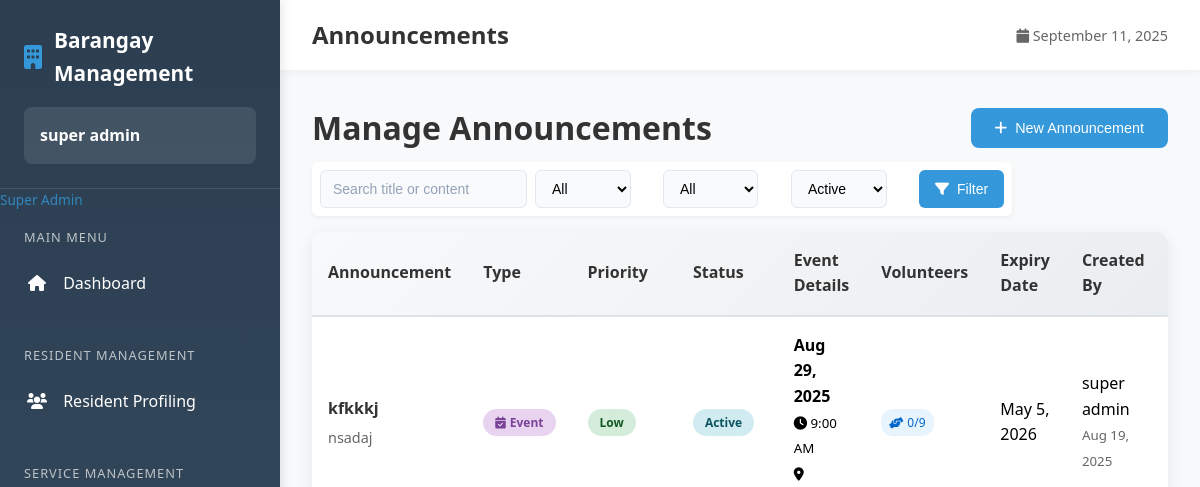
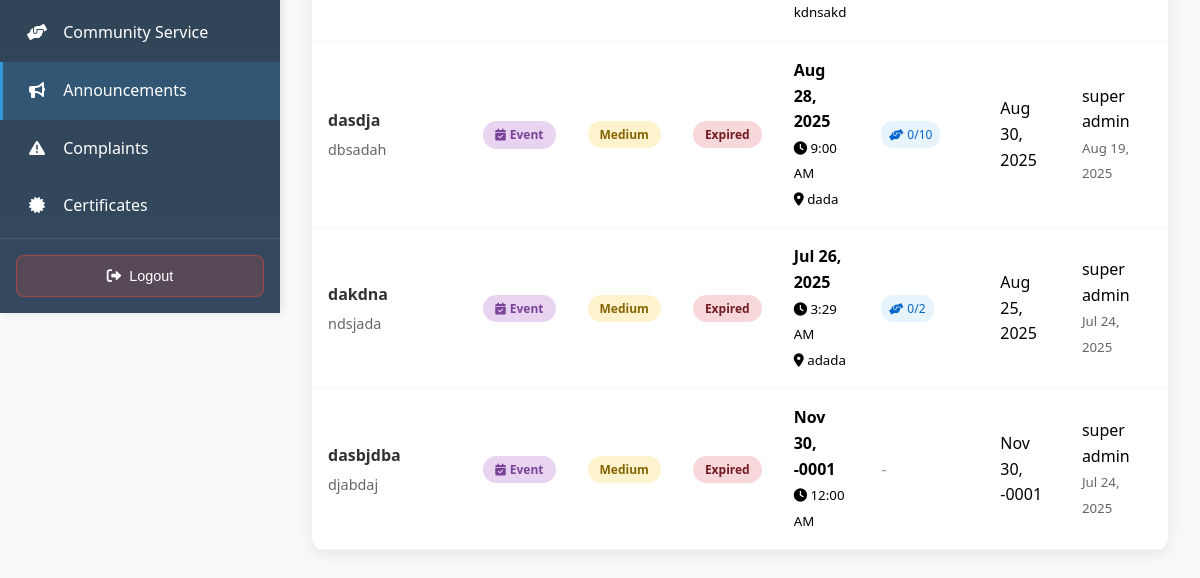
The page /employee/admin/announcements.php (signed in) on the database as committed earlier (2 pictures, top to bottom).
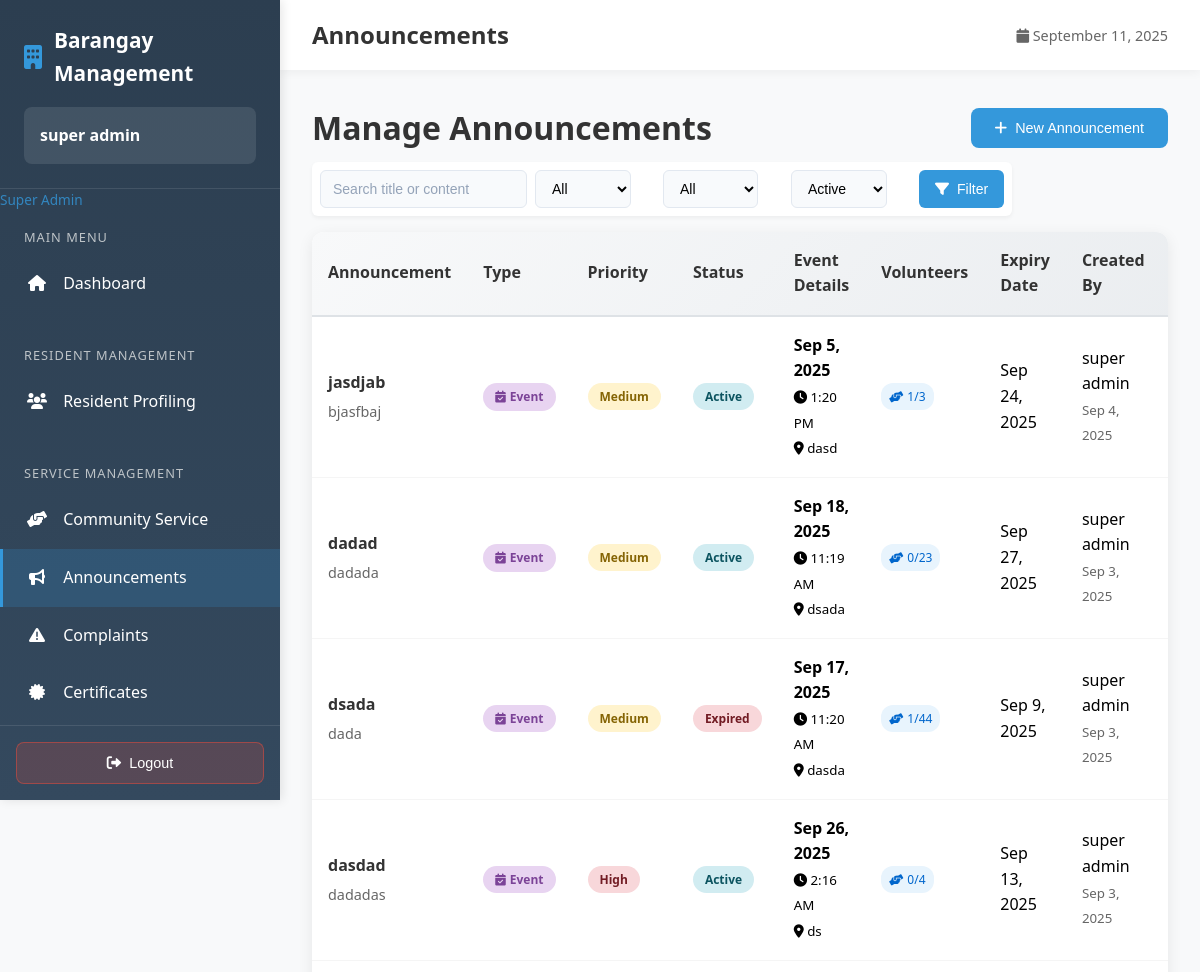
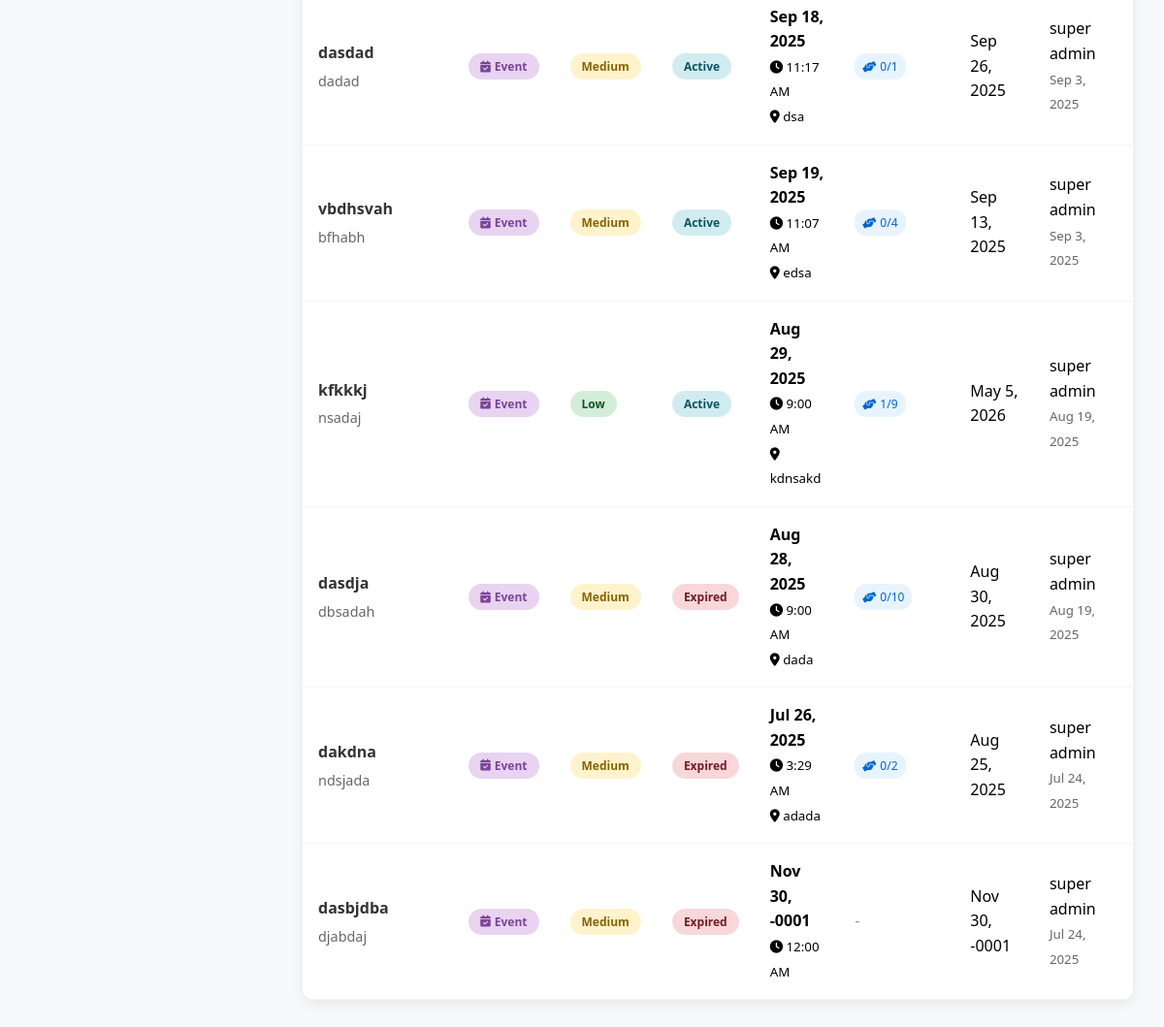
The same page on the database as committed later (2 pictures, top to bottom).
### tables this page shows
CREATE TABLE `announcements` (
  `id` int(11) NOT NULL,
  `title` varchar(255) NOT NULL,
  `content` text NOT NULL,
  `priority` enum('low','medium','high') NOT NULL DEFAULT 'low',
  `announcement_type` varchar(20) DEFAULT 'general',
  `status` enum('active','inactive','expired') NOT NULL DEFAULT 'active',
  `event_date` date DEFAULT NULL,
  `event_time` time DEFAULT NULL,
  `location` varchar(500) DEFAULT NULL,
  `expiry_date` date DEFAULT NULL,
  `needs_volunteers` tinyint(1) DEFAULT 0,
  `max_volunteers` int(11) DEFAULT NULL,
  `created_by` int(11) NOT NULL,
  `created_at` timestamp NOT NULL DEFAULT current_timestamp(),
  `updated_at` timestamp NOT NULL DEFAULT current_timestamp() ON UPDATE current_timestamp()
);

CREATE TABLE `users` (
  `id` int(11) NOT NULL,
  `full_name` varchar(255) NOT NULL,
  `email` varchar(255) NOT NULL,
  `password` varchar(255) NOT NULL,
  `role` enum('captain','secretary','super_admin','treasurer') NOT NULL,
  `status` enum('active','inactive') DEFAULT 'active',
  `created_at` timestamp NOT NULL DEFAULT current_timestamp(),
  `last_login` timestamp NULL DEFAULT NULL,
  `updated_at` timestamp NOT NULL DEFAULT current_timestamp() ON UPDATE current_timestamp()
);

### employee/admin/announcements.php (the view, shortened to what the changed rows need)
<?php
require_once '../../config.php';
$per_page = 10;
$page = isset($_GET['page']) ? max(1, intval($_GET['page'])) : 1;
$count_query = "SELECT COUNT(*) as total FROM announcements a WHERE 1=1";
$count_result = mysqli_query($connection, $count_query);
$total_events = (int)mysqli_fetch_assoc($count_result)['total'];
$total_pages = max(1, (int)ceil($total_events / $per_page));
$page = min(max(1, $page), $total_pages);
$offset = ($page - 1) * $per_page;
$query = "SELECT a.*, u.full_name as created_by_name,
          (SELECT COUNT(*) FROM community_volunteers WHERE announcement_id = a.id AND status = 'approved') as volunteer_count
          FROM announcements a
          LEFT JOIN users u ON a.created_by = u.id
          WHERE 1=1";
$query .= " ORDER BY a.created_at DESC";
$query .= " LIMIT $per_page OFFSET $offset";
$announcements = mysqli_query($connection, $query);
?>
<!DOCTYPE html>
<html lang="en">
<head>
    <link href="https://cdnjs.cloudflare.com/ajax/libs/font-awesome/6.0.0/css/all.min.css" rel="stylesheet">
    <link href="https://cdn.jsdelivr.net/npm/sweetalert2@11.7.32/dist/sweetalert2.min.css" rel="stylesheet">
</head>
<body>
    <div class="main-content">
        <div class="top-bar">
            <h1 class="page-title">Announcements</h1>
        </div>
        <div class="content-area">
            <div class="action-header">
                <h1 class="action-title">Manage Announcements</h1>
            </div>
            <div class="table-container">
                <?php if (mysqli_num_rows($announcements) > 0): ?>
                    <table class="table">
                        <thead>
                            <tr>
                                <th>Announcement</th>
                                <th>Type</th>
                                <th>Priority</th>
                                <th>Status</th>
                                <th>Event Details</th>
                                <th>Volunteers</th>
                                <th>Expiry Date</th>
                                <th>Created By</th>
                                <th>Actions</th>
                            </tr>
                        </thead>
                        <tbody>
                            <?php while ($announcement = mysqli_fetch_assoc($announcements)): ?>
                                <?php
                                    if ($announcement['expiry_date'] && strtotime($announcement['expiry_date']) < time() && $announcement['status'] !== 'expired') {
                                        $announcement['status'] = 'expired';
                                    }
                                ?>
                                <tr>
                                    <td>
                                        <div class="announcement-title"><?php echo htmlspecialchars($announcement['title']); ?></div>
                                        <div class="announcement-content"><?php echo htmlspecialchars($announcement['content']); ?></div>
                                    </td>
                                    <td>
                                        <?php
                                            $type = $announcement['announcement_type'] ?? 'general';
                                            $icon = '';
                                            switch($type) {
                                                case 'event':
                                                    $icon = 'fa-calendar-check';
                                                    break;
                                            }
                                        ?>
                                        <span class="type-badge type-<?php echo $type; ?>">
                                            <i class="fas <?php echo $icon; ?>"></i>
                                            <?php echo ucfirst($type); ?>
                                        </span>
                                    </td>
                                    <td>
                                        <span class="priority-badge priority-<?php echo $announcement['priority']; ?>">
                                            <?php echo ucfirst($announcement['priority']); ?>
                                        </span>
                                    </td>
                                    <td>
                                        <span class="status-badge status-<?php echo $announcement['status']; ?>">
                                            <?php echo ucfirst($announcement['status']); ?>
                                        </span>
                                    </td>
                                    <td>
                                        <?php if ($announcement['event_date']): ?>
                                            <strong><?php echo date('M j, Y', strtotime($announcement['event_date'])); ?></strong>
                                            <?php if ($announcement['event_time']): ?>
                                                <br><small><i class="fas fa-clock"></i> <?php echo date('g:i A', strtotime($announcement['event_time'])); ?></small>
                                            <?php endif; ?>
                                            <?php if ($announcement['location']): ?>
                                                <br><small><i class="fas fa-map-marker-alt"></i> <?php echo htmlspecialchars($announcement['location']); ?></small>
                                            <?php endif; ?>
                                        <?php else: ?>
                                            <span style="color: #999;">No event details</span>
                                        <?php endif; ?>
                                    </td>
                                    <td>
                                        <?php if ($announcement['needs_volunteers']): ?>
                                            <div class="volunteer-info-badge">
                                                <i class="fas fa-hands-helping"></i>
                                                <?php echo $announcement['volunteer_count']; ?>/<?php echo $announcement['max_volunteers'] ?: '∞'; ?>
                                            </div>
                                        <?php else: ?>
                                            <span style="color: #999;">-</span>
                                        <?php endif; ?>
                                    </td>
                                    <td>
                                        <?php echo $announcement['expiry_date'] ? date('M j, Y', strtotime($announcement['expiry_date'])) : 'No expiry'; ?>
                                    </td>
                                    <td>
                                        <?php echo htmlspecialchars($announcement['created_by_name'] ?? 'Unknown'); ?>
                                        <br>
                                        <small style="color: #666;"><?php echo date('M j, Y', strtotime($announcement['created_at'])); ?></small>
                                    </td>
                                    <td>
                                    </td>
                                </tr>
                            <?php endwhile; ?>
                        </tbody>
                    </table>
                <?php endif; ?>
            </div>
        </div>
    </div>
</body>
</html>

Rows that differ between the two databases and show on the page:
added announcements: title "jasdjab", content "bjasfbaj", announcement_type "Event", priority "Medium", status "Active", event_date "Sep 5, 2025", event_time "1:20 PM", location "dasd", volunteer_count "1", max_volunteers "3", expiry_date "Sep 24, 2025", users.full_name "super admin", created_at "Sep 4, 2025"
added announcements: title "dadad", content "dadada", announcement_type "Event", priority "Medium", status "Active", event_date "Sep 18, 2025", event_time "11:19 AM", location "dsada", volunteer_count "0", max_volunteers "23", expiry_date "Sep 27, 2025", users.full_name "super admin", created_at "Sep 3, 2025"
added announcements: title "dsada", content "dada", announcement_type "Event", priority "Medium", status "Expired", event_date "Sep 17, 2025", event_time "11:20 AM", location "dasda", volunteer_count "1", max_volunteers "44", expiry_date "Sep 9, 2025", users.full_name "super admin", created_at "Sep 3, 2025"
added announcements: title "dasdad", content "dadadas", announcement_type "Event", priority "High", status "Active", event_date "Sep 26, 2025", event_time "2:16 AM", location "ds", volunteer_count "0", max_volunteers "4", expiry_date "Sep 13, 2025", users.full_name "super admin", created_at "Sep 3, 2025"
added announcements: title "dasdad", content "dadad", announcement_type "Event", priority "Medium", status "Active", event_date "Sep 18, 2025", event_time "11:17 AM", location "dsa", volunteer_count "0", max_volunteers "1", expiry_date "Sep 26, 2025", users.full_name "super admin", created_at "Sep 3, 2025"
added announcements: title "vbdhsvah", content "bfhabh", announcement_type "Event", priority "Medium", status "Active", event_date "Sep 19, 2025", event_time "11:07 AM", location "edsa", volunteer_count "0", max_volunteers "4", expiry_date "Sep 13, 2025", users.full_name "super admin", created_at "Sep 3, 2025"
computed for announcements "kfkkkj": volunteer_count "0" → "1"
